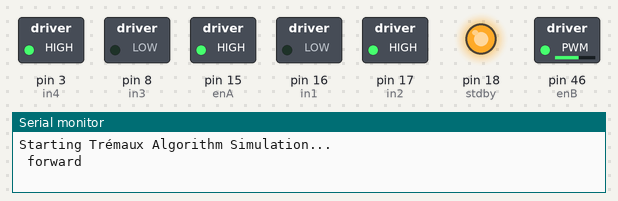
Recording of a sketch running on a simulated Arduino Mega 2560, built with avr-gcc and run on an emulated ATmega2560. On the bench: switched loads named in the sketch (green lamp = pin HIGH), output pins drawn as LEDs (lit = HIGH), the last lines printed to the serial monitor.

Above: at 0.05 s.
At 5.95 s:
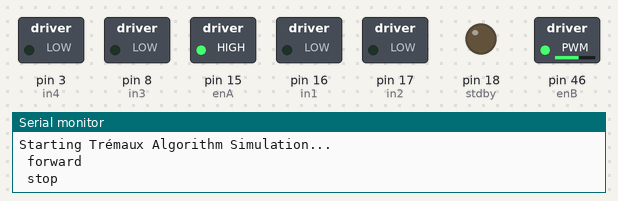
Timing chart, 0 to 6.9 s (numbered marks = the images above):
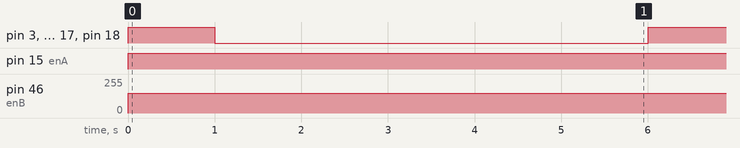

The sketch:

tremaux_6.ino
```cpp
#include "helpers_2.c"

// Pin definitions and robot configuration
const int in1 = 16, in2 = 17, in3 = 8, in4 = 3, enA = 15, enB = 46, stdby = 18;
const int trigPinLeft = 42, echoPinLeft = 41, trigPinCentre = 40, echoPinCentre = 37, trigPinRight = 36, echoPinRight = 35;
const int trigPinLeftmid = 39, echoPinLeftmid = 19, trigPinRightmid = 43, echoPinRightmid = 20;
int speeda = 150, speedb = 150;
const int encoderA1 = 5, encoderA2 = 6, encoderB1 = 12, encoderB2 = 11;
long aposi = 0, bposi = 0;
float wheelCircumference = 13.8;  // circumference = 2*pie*2.2 cm
float unitLength = 30;
int block = 374 * unitLength / wheelCircumference;

int corr_back =false;
bool backflag = false;
float lentotime = 51.326138;
int width = 12;
int length = 14;
int forward_threshold = (unitLength - length) / 2 +3 ;
bool wall_check[3] = { false, false, false };
ManualMap maze = {};
uint8_t dir = 0;
int X = 0, Y = 0;
Position previ;

void updatePosition(uint8_t dir, char upd);
bool IsNumbered(uint8_t dir, char direction);
char getMove(uint8_t currentDir, uint8_t lastDir);
void moveToNextDir(uint8_t current_X, uint8_t current_Y, char move);
void step0();
void stop();
void forward();
void backward();
void left();
void right();

void setup() {
  Serial.begin(115200);
  pinMode(trigPinLeft, OUTPUT);
  pinMode(echoPinLeft, INPUT);
  pinMode(trigPinCentre, OUTPUT);
  pinMode(echoPinCentre, INPUT);
  pinMode(trigPinRight, OUTPUT);
  pinMode(echoPinRight, INPUT);
  pinMode(trigPinRightmid, OUTPUT);
  pinMode(echoPinRightmid, INPUT);
  pinMode(trigPinLeftmid, OUTPUT);
  pinMode(echoPinLeftmid, INPUT);
  pinMode(in1, OUTPUT);
  pinMode(in2, OUTPUT);
  pinMode(in3, OUTPUT);
  pinMode(in4, OUTPUT);
  pinMode(enA, OUTPUT);
  pinMode(enB, OUTPUT);
  pinMode(stdby, OUTPUT);
  Serial.println("Starting Trémaux Algorithm Simulation...");

  pinMode(encoderA1, INPUT);  // Set pin mode for encoderA1 (encoder A)
  pinMode(encoderA2, INPUT);  // Set pin mode for encoderA2 (encoder B)
  pinMode(encoderB1, INPUT);  // Set pin mode for encoderA1 (encoder A)
  pinMode(encoderB2, INPUT);  // Set pin mode for encoderA2 (encoder B)
  attachInterrupt(digitalPinToInterrupt(encoderA1), handleEncoderA, RISING);
  attachInterrupt(digitalPinToInterrupt(encoderB1), handleEncoderB, RISING);
}
void handleEncoderA() {
  int a = digitalRead(encoderA2);  // Read the state of encoderA2 (encoder B)
  if (a > 0) {
    aposi++;  // Increment position if encoderA2 is HIGH
  } else {
    aposi--;  // Decrement position if encoderA2 is LOW
  }
}
void handleEncoderB() {
  int b = digitalRead(encoderB2);  // Read the state of encoderA2 (encoder B)
  if (b > 0) {
    bposi++;  // Increment position if encoderA2 is HIGH
  } else {
    bposi--;  // Decrement position if encoderA2 is LOW
  }
}

void backward() {
  digitalWrite(stdby, HIGH);
  digitalWrite(in1, HIGH);
  digitalWrite(in2, LOW);
  digitalWrite(in3, HIGH);
  digitalWrite(in4, LOW);
  Serial.println(" backward");
  analogWrite(enA, speeda);
  analogWrite(enB, speedb);
}
void forward() {
  digitalWrite(stdby, HIGH);
  digitalWrite(in1, LOW);
  digitalWrite(in2, HIGH);
  digitalWrite(in3, LOW);
  digitalWrite(in4, HIGH);
  Serial.println(" forward");
  analogWrite(enA, speeda);
  analogWrite(enB, speedb);
}
void right() {
  digitalWrite(stdby, HIGH);
  digitalWrite(in1, LOW);
  digitalWrite(in2, HIGH);
  digitalWrite(in3, HIGH);
  digitalWrite(in4, LOW);
  Serial.println(" right");
  analogWrite(enA, speeda);
  analogWrite(enB, speedb);
}
void left() {
  digitalWrite(stdby, HIGH);
  digitalWrite(in1, HIGH);
  digitalWrite(in2, LOW);
  digitalWrite(in3, LOW);
  digitalWrite(in4, HIGH);
  Serial.println(" left");
  analogWrite(enA, speeda);
  analogWrite(enB, speedb);
}
void stop() {
  digitalWrite(in1, LOW);
  digitalWrite(in2, LOW);
  digitalWrite(in3, LOW);
  digitalWrite(in4, LOW);
  digitalWrite(stdby, LOW);
  Serial.println(" stop");
}

void step0() {
  if ((!wall_check[0] && !wall_check[1]) || (!wall_check[0] && !wall_check[2]) || (!wall_check[2] && !wall_check[1]) ) {
    uint8_t minVisits = UINT8_MAX;
    char bestMove = 'x';
    uint8_t chosen = 5;
    MazeWall *Cell;
    if (backflag == true) {
      Cell = get_top(&maze);
    } else {
      Cell = get(&maze, make_pair(X, Y));
    }

    if (!wall_check[2]) {
            if (Cell) {
                uint8_t visits = Cell->travelled[(dir + 3) % 4];
                if (visits < minVisits) { minVisits = visits; bestMove = 'l'; chosen = 2; }
            } else { bestMove = 'l'; chosen = 2;}
      }
    if (!wall_check[1]) {
            if (Cell) {
                uint8_t visits = Cell->travelled[(dir + 1) % 4];
                if (visits < minVisits) { minVisits = visits; bestMove = 'r'; chosen = 1; }
            } else {bestMove = 'r'; chosen = 1;}
      }
    if (!wall_check[0]) {
            if (Cell) {
                uint8_t visits = Cell->travelled[(dir + 0) % 4];
                if (visits < minVisits) { minVisits = visits; bestMove = 'f'; chosen = 0; }
            } else { bestMove = 'f'; chosen = 0;}
      }

    Pair currentPos = make_pair(X, Y);
    if (!Cell) {
      MazeWall newCell = { 0, 0, 0, 0 };
      insert(&maze, currentPos, newCell);
      Cell = get(&maze, currentPos);
    }

    // Update the cell's travelled direction
    if (chosen == 0) Cell->travelled[(dir + 0) % 4]++;
    else if (chosen == 1) Cell->travelled[(dir + 1) % 4]++;
    else if (chosen == 2) Cell->travelled[(dir + 3) % 4]++;
    Cell->travelled[(dir + 2) % 4]++;  // Increment opposite direction for backtracking
    if ((Cell->travelled[(dir + 2) % 4] > 0) && (!wall_check[0] && Cell->travelled[(dir + 0) % 4] > 0)
        && (!wall_check[1] && Cell->travelled[(dir + 1) % 4] > 0) && ((!wall_check[2] && Cell->travelled[(dir + 2) % 4] > 0))) {
      delete_node(&maze, currentPos);
    }
    // Update position and direction
    moveToNextDir(bestMove);
    rotToNextDir(bestMove);

    // Set previous position for tracking
    previ.x = X;
    previ.y = Y;
    previ.direction = dir;
  }
  backflag = false;
}

void updatePosition(uint8_t dir, char upd) {
  switch (dir) {
    case 0:
      if (upd == 'f') Y++;
      else if (upd == 'b') Y--;
      else if (upd == 'r') X++;
      else if (upd == 'l') X--;
      break;
    case 1:
      if (upd == 'f') X++;
      else if (upd == 'b') X--;
      else if (upd == 'r') Y--;
      else if (upd == 'l') Y++;
      break;
    case 2:
      if (upd == 'f') Y--;
      else if (upd == 'b') Y++;
      else if (upd == 'r') X--;
      else if (upd == 'l') X++;
      break;
    case 3:
      if (upd == 'f') X--;
      else if (upd == 'b') X++;
      else if (upd == 'r') Y++;
      else if (upd == 'l') Y--;
      break;
  }
}

void moveToNextDir(char move) {
  switch (move) {
    case 'r':
      dir = (dir + 1) % 4;
      Serial.println("R");
      break;
    case 'l':
      dir = (dir + 3) % 4;
      Serial.println("L");
      break;
    case 'b':
      dir = (dir + 2) % 4;
      Serial.println("B");
      break;
    case 'f': break;
    default: Serial.println("ERROR"); break;
  }
}
void rotToNextDir(char move) {
  switch (move) {
    case 'r':
      right();
      delay(470);
      Serial.println("R");
      break;
    case 'l':
      left();
      delay(470);
      Serial.println("L");
      break;
    //case 'b': right();delay(400);right();delay(400);Serial.println("B"); break;
    case 'f': break;
    default: Serial.println("ERROR"); break;
  }
}

int getUltrasonicDistance(int trigPin, int echoPin) {
  digitalWrite(trigPin, LOW);
  delayMicroseconds(2);
  digitalWrite(trigPin, HIGH);
  delayMicroseconds(10);
  digitalWrite(trigPin, LOW);
  long duration = pulseIn(echoPin, HIGH);
  int distance = (duration * 0.034) / 2;  // Convert to cm
  return distance;
}


void loop() {
     forward();
     delay(1000);
     stop();
     delay(5000);
}
```

helpers_2.c
```cpp
#pragma once
#include <stdio.h>
#include <stdlib.h>
#include <string.h>
#include <stdint.h>
#include <stdbool.h>
#include <limits.h>
#define MAX_SIZE 5
#define OFFSET 0
//*****************************tremaux**************************************
typedef struct Position {
     int x;
     int y;
    uint8_t direction;
} Position;

typedef struct MazeWall {
    //uint8_t walls;
    uint8_t travelled[4];   // Wall state (0-255) 0:N 1:E 2:S 3:W
} MazeWall;

typedef struct {
    int x;
    int y;
} Pair;

Pair make_pair(int x, int y) {
    Pair p;
    p.x = x;
    p.y = y;
    return p;
}

// Compare two pairs
bool pair_equals(Pair a, Pair b) {
    return (a.x == b.x && a.y == b.y);
}

// Define Map Entry structure
typedef struct {
    Pair coord;
    MazeWall value;
} MapEntry;

typedef struct {
    MapEntry data[MAX_SIZE];
    uint8_t size;
} ManualMap;

// Insert or update a key-value pair
void insert(ManualMap* map, Pair key, MazeWall value) {
    for (uint8_t i = 0; i < map->size; ++i) {
        if (pair_equals(map->data[i].coord, key)) {
            map->data[i].value = value; // Update if key exists
            return;
        }
    }
    if (map->size < MAX_SIZE) {
        map->data[map->size].coord = key;
        map->data[map->size].value = value;
        map->size++;
    } else {
        printf("Map is full!\n");
    }
}

// Retrieve a value by key
MazeWall* get(ManualMap* map, Pair key) {
    for (uint8_t i = 0; i < map->size; ++i) {
        if (pair_equals(map->data[i].coord, key)) {
            return &map->data[i].value;
        }
    }
    return NULL; // Not found
}

// Retrieve the last inserted element (topmost)
MazeWall* get_top(ManualMap* map) {
    if (map->size == 0) {
        return NULL; // Map is empty
    }
    return &map->data[map->size - 1].value; // Return the last inserted element
}

void delete_node(ManualMap* map, Pair key) {
    for (uint8_t i = 0; i < map->size; ++i) {
        if (pair_equals(map->data[i].coord, key)) {
            // Shift elements to fill the gap
            for (uint8_t j = i; j < map->size - 1; ++j) {
                map->data[j] = map->data[j + 1];
            }
            map->size--;
            return;
        }
    }
    printf("Key not found in map!\n");
}

void delete_top(ManualMap* map) {map->size--;}
```

Measured:
- by itself, pin 3 (in4), pin 17 (in2), pin 18 (stdby): alternates HIGH for 1.0 s and LOW for 5.0 s
- by itself, pin 15 (enA): LOW → HIGH at 0.00 s
- by itself, pin 46 (enB): 0/255 → 150/255 at 0.00 s
